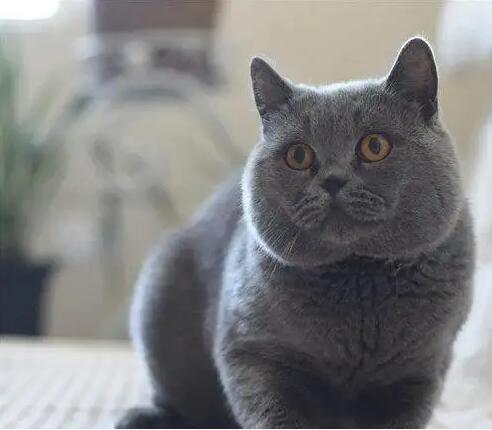
#> input picture src/005-geometric-transformation/Remap/1.jpg, 492 x 430 px
$ python copy_all.py
#> lines starting #> are read from the running program, lines starting #| are printed output that depends on the picture
import cv2
import numpy as np

img = cv2.imread("1.jpg")
#> img is the input picture: shape (430, 492, 3); mean B, G, R 128.9, 128.5, 128.1
rows, cols, ch = img.shape
#> rows = 430; cols = 492; ch = 3

mapx = np.ones(img.shape[:2], np.float32)
mapy = np.ones(img.shape[:2], np.float32)

for i in range(rows):
    for j in range(cols):
        mapx.itemset((i,j),j)#设置每个点映射原图的Y坐标
        mapy.itemset((i,j),i)#设置每个点映射原图的X坐标
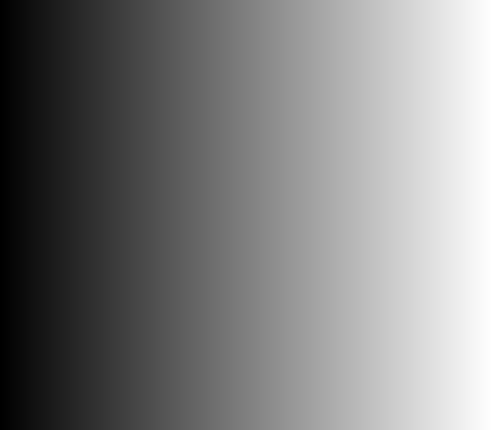
#> mapx: shape (430, 492) float32; min 0, max 491, mean 245.5; drawn with min black and max white
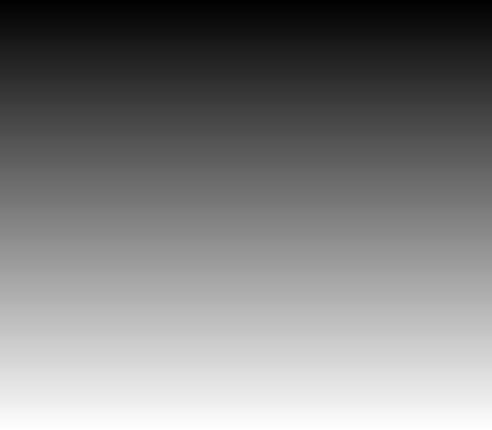
#> mapy: shape (430, 492) float32; min 0, max 429, mean 214.5; drawn with min black and max white

result_img = cv2.remap(img, mapx, mapy, cv2.INTER_LINEAR)

cv2.imshow("img", img)
cv2.imshow("result_img", result_img)
cv2.waitKey()
cv2.destroyAllWindows()
